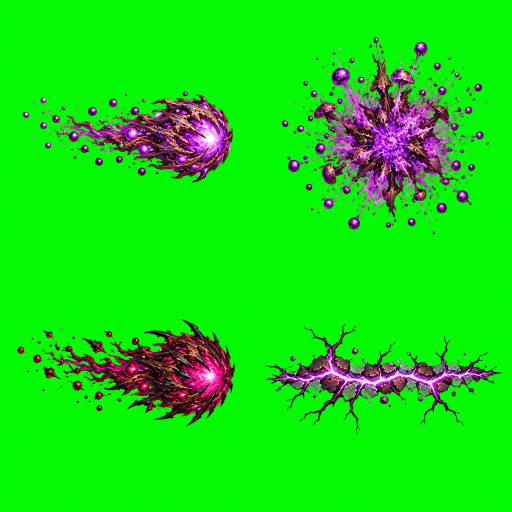
#> input picture build_tools/dungeons/blight_src/spore_projectiles.jpg, 1024 x 1024 px (shown at 1/2 size)
$ python build_blight_fx.py
#> lines starting #> are read from the running program, lines starting #| are printed output that depends on the picture; after the words box and inside, x2 and y2 are one past the last pixel; in counts of white or black regions, pixels touching at a corner belong together
### build_tools/dungeons/gkit.py
"""Shared helpers for the dungeon art kit builders (Old Granary Cellar first).

Everything here works on float32 numpy images.

* Chroma key: the paintings are made on flat pure green (about RGB 5,250,4).
  Alpha is estimated from the green excess, colour is un-mixed from the green
  (so no green fringe survives), the image is area-downsampled in
  premultiplied space, then alpha is cut to binary 0/255 and RGB is zeroed
  under alpha 0.
* Iso projection: a top-down square texture is mapped onto the 64x32 board
  diamond (top tip = texture corner (0,0), +x runs to the right tip).
"""
from __future__ import annotations

import json
import os

import cv2
import numpy as np
from PIL import Image

GREEN = np.array([5.0, 250.0, 4.0], np.float32)
HERE = os.path.dirname(os.path.abspath(__file__))
REPO = os.path.abspath(os.path.join(HERE, "..", ".."))
# Dungeon id -> its folder of chosen source paintings (next to this file).
DUNGEONS = {"old_granary_cellar": "granary_src", "frostspire_archive": "frostspire_src", "saltmaw_grotto": "saltmaw_src", "drowned_abbey": "abbey_src", "heart_of_the_blight": "blight_src"}
# GKIT_OUT_ROOT redirects every builder's output (used by check_granary_repro.py).
OUT_ROOT = os.environ.get("GKIT_OUT_ROOT") or os.path.join(REPO, "art", "pc", "dungeons")
DUNGEON = "old_granary_cellar"
SRC = os.path.join(HERE, "granary_src")
OUT = os.path.join(OUT_ROOT, DUNGEON)


def use(dungeon: str) -> None:
    """Point SRC/OUT (and so load_rgb, rel and every builder) at one dungeon."""
    global DUNGEON, SRC, OUT
    DUNGEON = dungeon
    SRC = os.path.join(HERE, DUNGEONS[dungeon])
    OUT = os.path.join(OUT_ROOT, dungeon)


# Open-world monster kits (package Z1): sources and output per level zone.
WORLD_ZONES = {"stoneford": "stoneford_src"}
WORLD_OUT_ROOT = os.environ.get("GKIT_WORLD_OUT_ROOT") or os.path.join(REPO, "art", "pc", "world")


# [6 lines left out: function use_world, not called in this run]


def load_rgb(name: str) -> np.ndarray:
    path = name if os.path.isabs(name) else os.path.join(SRC, name)
    return np.asarray(Image.open(path).convert("RGB"), np.float32)


def key_green(rgb: np.ndarray, lo: float = 18.0, hi: float = 200.0) -> np.ndarray:
    """RGB (0..255) on flat green -> premultiplied RGBA float (0..1).

    alpha = 1 at green excess <= lo, 0 at >= hi (excess = g - max(r, b)).
    The foreground colour is un-mixed from the known green and its green is
    clamped to max(r, b) + 12 on any partly-keyed pixel (despill).
    """
    r, g, b = rgb[..., 0], rgb[..., 1], rgb[..., 2]
    ex = g - np.maximum(r, b)
    a = 1.0 - np.clip((ex - lo) / (hi - lo), 0.0, 1.0)
    a = a.astype(np.float32)
    safe = np.maximum(a, 1e-3)[..., None]
    fg = (rgb - (1.0 - a[..., None]) * GREEN) / safe
    fg = np.clip(fg, 0, 255)
    part = a < 0.999
    cap = np.maximum(fg[..., 0], fg[..., 2]) + 12.0
    fg[..., 1] = np.where(part, np.minimum(fg[..., 1], cap), fg[..., 1])
    # Spill on solid pixels right next to the background.
    near = cv2.dilate((a < 0.5).astype(np.uint8), np.ones((5, 5), np.uint8)) > 0
    cap2 = np.maximum(fg[..., 0], fg[..., 2]) + 25.0
    fg[..., 1] = np.where(near, np.minimum(fg[..., 1], cap2), fg[..., 1])
    out = np.zeros(rgb.shape[:2] + (4,), np.float32)
    out[..., :3] = fg / 255.0 * a[..., None]
    out[..., 3] = a
    return out


MAGENTA = np.array([249.0, 3.0, 250.0], np.float32)


# [31 lines left out: functions key_magenta, despill_magenta, not called in this run]


def key_auto(rgb: np.ndarray) -> np.ndarray:
    c = rgb[:8, :8].reshape(-1, 3).mean(0)
    return key_magenta(rgb) if c[0] > 150 and c[2] > 150 and c[1] < 80 else key_green(rgb)


def clean_alpha(prem: np.ndarray, min_island: int = 400, fill_holes: int = 60) -> np.ndarray:
    """Drop small floating islands and fill pin holes (source resolution)."""
    a = (prem[..., 3] > 0.5).astype(np.uint8)
    n, lab, stats, _ = cv2.connectedComponentsWithStats(a, 8)
    keep = np.zeros(n, bool)
    for i in range(1, n):
        keep[i] = stats[i, cv2.CC_STAT_AREA] >= min_island
    mask = keep[lab]
    out = prem.copy()
    out[~mask] = 0
    if fill_holes:
        inv = (~mask).astype(np.uint8)
        n2, lab2, st2, _ = cv2.connectedComponentsWithStats(inv, 4)
        for i in range(1, n2):
            if st2[i, cv2.CC_STAT_AREA] < fill_holes:
                hole = lab2 == i
                blur = cv2.blur(out, (7, 7))
                wa = np.maximum(blur[..., 3:4], 1e-3)
                out[hole] = np.concatenate([blur[..., :3][hole] / wa[hole], np.ones((hole.sum(), 1), np.float32)], 1)
    return out


def crop_bbox(prem: np.ndarray, pad: int = 0):
    ys, xs = np.nonzero(prem[..., 3] > 0.02)
    y0, y1, x0, x1 = ys.min(), ys.max() + 1, xs.min(), xs.max() + 1
    y0, x0 = max(0, y0 - pad), max(0, x0 - pad)
    y1, x1 = min(prem.shape[0], y1 + pad), min(prem.shape[1], x1 + pad)
    return prem[y0:y1, x0:x1], (x0, y0, x1, y1)


def resize_prem(prem: np.ndarray, w: int, h: int) -> np.ndarray:
    interp = cv2.INTER_AREA if w < prem.shape[1] else cv2.INTER_CUBIC
    out = cv2.resize(prem, (int(w), int(h)), interpolation=interp)
    return np.clip(out, 0, 1)


def binarize(prem: np.ndarray, thr: float = 0.5) -> np.ndarray:
    """Premultiplied float -> straight uint8 RGBA with alpha 0/255, RGB 0 under 0."""
    a = prem[..., 3]
    on = a >= thr
    rgb = prem[..., :3] / np.maximum(a, 1e-4)[..., None]
    rgb = np.clip(rgb * 255.0 + 0.5, 0, 255).astype(np.uint8)
    out = np.zeros(prem.shape[:2] + (4,), np.uint8)
    out[..., :3] = np.where(on[..., None], rgb, 0)
    out[..., 3] = np.where(on, 255, 0)
    return out


def save_png(path: str, rgba: np.ndarray) -> None:
    os.makedirs(os.path.dirname(path), exist_ok=True)
    Image.fromarray(rgba).save(path, optimize=True)


# [46 lines left out: functions grade, diamond_mask, project_square, not called in this run]


def rel(path: str) -> str:
    return os.path.relpath(path, OUT).replace(os.sep, "/")


# [5 lines left out: function write_json, not called in this run]

### build_tools/dungeons/fx_kit.py
"""Shared builders for small effect pieces: one-cell floor hazard decals (the Granary's
toxic pool, the Frostspire frost patch) and projectile / impact sprites cut from a 2x2
sheet. Defaults are the Granary's; its output must stay byte-identical.
"""
import os

import cv2
import numpy as np

import gkit
from board_kit import addglow


def path(rel, two=False):
    d, f = os.path.split(rel)
    return os.path.join(gkit.OUT, d, "_2x", f) if two else os.path.join(gkit.OUT, rel)


# [39 lines left out: function cell_decal, not called in this run]


def projectile_sheet(src, specs, source_rel):
    """Cut sprites from a 2x2 sheet. specs: list of dicts with
    id, quad (qx, qy), size (1x width), kind ('projectile' | 'impact_effect'), star (None | 5),
    note, keep_main (bool), dust_fix (bool: pull leftover key tint to grey-brown), glow_col (or None).
    Returns the manifest entries."""
    rgb = gkit.load_rgb(src)
    prem = gkit.key_auto(rgb)
    H, W = rgb.shape[:2]
    out_entries = []
    for sp in specs:
        pid = sp["id"]
        qx, qy = sp["quad"]
        if sp.get("box"):  # optional explicit source box (x0, y0, x1, y1) px, for items that cross the sheet's half-lines
            bx0, by0, bx1, by1 = sp["box"]
            q = prem[by0:by1, bx0:bx1].copy()
        else:
            q = prem[qy * H // 2:(qy + 1) * H // 2, qx * W // 2:(qx + 1) * W // 2].copy()
        a = (q[..., 3] > 0.5).astype(np.uint8)
        n, lab, st, _ = cv2.connectedComponentsWithStats(a, 8)
        if sp.get("keep_main", True):
            main = 1 + int(np.argmax(st[1:, 4]))
            q[lab != main] = 0
        else:
            q = gkit.clean_alpha(q, min_island=sp.get("min_island", 6), fill_holes=0)
            if sp.get("dust_fix"):
                # Leftover magenta tint in the soft dust: pull those pixels to the dust's grey-brown.
                a3 = np.maximum(q[..., 3:4], 1e-4)
                c = q[..., :3] / a3
                pink = (c[..., 0] > c[..., 1] + 0.02) & (c[..., 2] > c[..., 1] - 0.03)
                lum = c.mean(-1, keepdims=True)
                dust = lum * np.array(sp.get("dust_col", [1.12, 1.0, 0.84]), np.float32)
                c = np.where(pink[..., None], np.clip(dust, 0, 1), c)
                q[..., :3] = c * a3
        star = sp.get("star") == 5
        rel = ("star5/" if star else "") + "board/projectiles/%s.png" % pid
        crop, _ = gkit.crop_bbox(q, pad=6)
        out = {}
        glow_col = sp.get("glow_col")
        gsize = sp.get("glow_size", 40)
        for k, two in ((1, False), (2, True)):
            tw = sp["size"] * k
            th = max(2, int(round(crop.shape[0] * tw / crop.shape[1])))
            im = gkit.binarize(gkit.resize_prem(crop, tw, th))
            m = 2 * k
            can = np.zeros((th + 2 * m, tw + 2 * m, 4), np.uint8)
            can[m:m + th, m:m + tw] = im
            gkit.save_png(path(rel, two), can)
            out[k] = [can.shape[1], can.shape[0]]
            if glow_col:
                gw = max(gsize, can.shape[1] // k + 16) * k if sp.get("glow_fit") else gsize * k
                gh = max(gsize, can.shape[0] // k + 16) * k if sp.get("glow_fit") else gsize * k
                gc = np.zeros((gh, gw), np.float32)
                al = (can[..., 3] > 0).astype(np.float32)
                y0 = (gh - can.shape[0]) // 2
                x0 = (gw - can.shape[1]) // 2
                gc[y0:y0 + can.shape[0], x0:x0 + can.shape[1]] = al
                g = np.clip(cv2.GaussianBlur(gc, (0, 0), 3 * k) * 1.5 + cv2.GaussianBlur(gc, (0, 0), 8 * k) * 1.4, 0, 1)
                gkit.save_png(path(rel.replace(".png", "_glow.png"), two), addglow(g, glow_col))
                out["g%d" % k] = [gw, gh]
        e = {"id": pid, "kind": sp.get("kind", "projectile"), "star": 5 if star else None,
             "file": rel, "file_2x": os.path.dirname(rel) + "/_2x/" + os.path.basename(rel),
             "size": out[1], "size_2x": out[2],
             "anchor": "centred: draw with the image centre on the flight point (projectile) or the hit point (puff)",
             "source": source_rel}
        if sp.get("note_first"):
            e["note"] = sp["note"]
        if glow_col:
            e["glow"] = rel.replace(".png", "_glow.png")
            e["glow_2x"] = os.path.dirname(rel) + "/_2x/" + os.path.basename(rel).replace(".png", "_glow.png")
            e["glow_size"] = out["g1"]
        if not sp.get("note_first"):
            e["note"] = sp["note"]
        out_entries.append(e)
    return out_entries

### build_tools/dungeons/board_kit.py
"""Generic combat-board kit builder (floor tiles, glowing pads, props, floor decals, backdrops).

One `Board` per dungeon; the per-dungeon scripts (build_granary_board.py,
build_frostspire_board.py) only hold the piece list and the numbers. The
defaults here are the Old Granary Cellar's, and the Granary output must stay
byte-identical (check_granary_repro.py).

Board math is board_view.gd / BoardVisualSort: cell centre
cell_to_local(x, y) = ((x - y) * 32, (x + y) * 16), 64x32 diamonds.

* Floor tiles: top-down slab paintings mapped onto the 64x32 diamond
  (and 128x64 for the 2x master). Each slab is cropped on its painted grout
  line, so neighbouring tiles share a full grout line and tile seamlessly.
  Draw like KoliseoArt full-bleed tiles: centred on the cell centre.
* Props: chroma-keyed paintings, image bottom-centre on the south tip of the
  south-most footprint cell (tile.gd `_paint_prop`).
* Decals (drain grate, rune circle): full footprint-diamond canvas, ground layer.
* Glows: additive RGB, binary alpha, black elsewhere.
* Backdrops: the room shell painting, affinely fitted so its painted key-colour
  floor matches the NxN board diamond, with the board diamond cut out (alpha 0)
  and the dark surround keyed out.
"""
import os

import cv2
import numpy as np

import gkit

WARM = (1.0, 0.66, 0.2)


# [6 lines left out: function key_excess, not called in this run]


def keyer(key):
    return gkit.key_magenta if key == "magenta" else gkit.key_green


def addglow(gray, col):
    g8 = np.clip(gray[..., None] * np.array(col, np.float32) * 255 + 0.5, 0, 255).astype(np.uint8)
    on = g8.max(-1) >= 3
    out = np.zeros(gray.shape + (4,), np.uint8)
    out[..., :3] = np.where(on[..., None], g8, 0)
    out[..., 3] = np.where(on, 255, 0)
    return out


# [42 lines left out: functions grout_crop, fit_floor_corners, not called in this run]


class Board:
    # [5 lines left out: function __init__, not called in this run]

    def _path(self, sub, part, name):
        return os.path.join(self.dir, part, sub, name) if sub else os.path.join(self.dir, part, name)

    # ------------------------------------------------------------ tiles
    # [260 lines left out: functions tile, pad_glow, prop, decal, extend_floor, backdrop, not called in this run]

    def write_meta(self, name):
        gkit.write_json(os.path.join(gkit.HERE, name), self.META)

### build_tools/dungeons/build_blight_fx.py
"""Heart of the Blight effect pieces.

Base:  spore_bolt, spore_impact (the Blight Horror's ranged attack), root_crack (the Root Wall beam),
       root_wall (1x1 blocking prop with rise / idle / wither strips, the Rotting Elder's signature).
Star 5 (the Crystal Colossus set, Mauro's pick B): crystal_shard, crystal_shard_impact (the Crystal Horror),
       crystal_wall (the Colossus's Root Wall, same strips), crystal_bloom (1-cell hazard pod with an 8-frame
       swell loop) and crystal_bloom_burst (8 frames over the pod cell and its 8 neighbours).

Outputs under art/pc/dungeons/heart_of_the_blight/ (every piece also has a _2x/ master):
  board/projectiles/spore_bolt, spore_impact, root_crack (+ _glow)
  board/props/root_wall.png (+ _glow), board/props/root_wall/{rise_f00..05, idle_f00, wither_f00..05}(+ _glow)
  star5/board/projectiles/crystal_shard, crystal_shard_impact (+ _glow)
  star5/board/props/crystal_wall.png (+ _glow) and star5/board/props/crystal_wall/... (as root_wall)
  star5/board/crystal_bloom.png (64x32) + crystal_bloom_glow.png (96x56), star5/board/crystal_bloom/swell_f00..07 (+ _glow)
  star5/board/crystal_bloom_burst/burst_f00..07.png (192x96, the 3x3 diamond) (+ _glow)
All keyed pieces are on flat green. Translucent violet haze over green keys out greyish (its alpha is over-estimated,
the Abbey's lesson with magenta), so violet_fix() puts every grey pixel of an effect back on a violet ramp.
"""
import os
import sys

import cv2
import numpy as np
from PIL import Image

sys.path.insert(0, os.path.dirname(os.path.abspath(__file__)))
import gkit  # noqa: E402
import fx_kit  # noqa: E402
import board_kit  # noqa: E402
from board_kit import addglow  # noqa: E402
from build_blight_board import violet_mask  # noqa: E402

META = {"decals": [], "glows": [], "projectiles": [], "walls": [], "anims": []}
VIOLET = (0.8, 0.38, 1.0)
CRYSTAL = (0.72, 0.42, 1.0)
SRC_REL = "build_tools/dungeons/blight_src/%s"
RISE, WITHER, SWELL, BURST = 6, 6, 8, 8


def load(rel):
    return np.asarray(Image.open(os.path.join(gkit.OUT, rel)).convert("RGBA")).copy()


def violet_fix(rel, ramp=((70, 20, 110), (190, 110, 255), (250, 225, 255)), two_too=True):
    """Recolour the grey (unsaturated) pixels of a cut effect onto a violet ramp by their luminance, 1x and 2x.
    The brown roots and bone of a piece are warm (red > green > blue) and are left alone."""
    for two in ((False, True) if two_too else (False,)):
        p = fx_kit.path(rel, two)
        im = np.asarray(Image.open(p).convert("RGBA")).copy()
        rgb = im[..., :3].astype(np.float32)
        r, g, b = rgb[..., 0], rgb[..., 1], rgb[..., 2]
        grey = (im[..., 3] > 0) & (np.abs(r - g) < 26) & (np.abs(b - g) < 30) & ~((r > g + 8) & (g > b + 4))
        greenish = (im[..., 3] > 0) & (g > np.maximum(r, b) + 4)
        sel = grey | greenish
        lum = rgb.mean(-1) / 255.0
        lo, mid, hi = (np.array(c, np.float32) for c in ramp)
        t = np.clip(lum * 1.3, 0, 1)[..., None]
        col = np.where(t < 0.6, lo + (mid - lo) * (t / 0.6), mid + (hi - mid) * ((t - 0.6) / 0.4))
        im[..., :3] = np.where(sel[..., None], np.clip(col + 0.5, 0, 255).astype(np.uint8), im[..., :3])
        gkit.save_png(p, im)


def projectiles():
    fly = ("spore_bolt: a glowing violet spore glob pointing along +x with a tail of spores; rotate it to the flight direction and fly it "
           "from the release point to the target at ~420 px/s board scale on a shallow arc (about 14 px of lift), no spin")
    specs = [
        {"id": "spore_bolt", "quad": (0, 0), "box": (30, 170, 480, 380), "size": 44, "glow_col": VIOLET, "glow_fit": True, "keep_main": False,
         "min_island": 30, "note": fly},
        {"id": "spore_impact", "quad": (1, 0), "box": (550, 60, 1000, 480), "size": 52, "kind": "impact_effect", "keep_main": False, "min_island": 30,
         "note": "one-shot spore burst: scale 0.6 -> 1.2 and fade alpha 1 -> 0 over ~0.3 s at the target's chest (about 40 px above the cell centre)"},
        {"id": "root_crack", "quad": (1, 1), "box": (520, 630, 1010, 880), "size": 96, "kind": "beam_effect", "glow_col": VIOLET, "glow_fit": True,
         "keep_main": False, "min_island": 30,
         "note": ("the Root Wall crack: a violet glowing crack along +x. On summon f07 draw one from staff_point's floor spot (the staff foot) to each "
                  "new wall cell: rotate to that direction, scale x to the distance / width, ground layer under units, fade out over f07-f12; its glow is "
                  "additive")},
    ]
    out = fx_kit.projectile_sheet("spore_projectiles.jpg", specs, SRC_REL % "spore_projectiles.jpg")
    violet_fix("board/projectiles/spore_impact.png")
    violet_fix("board/projectiles/spore_bolt.png")
    s5 = [
        {"id": "crystal_shard", "quad": (0, 0), "box": (10, 130, 500, 330), "size": 46, "star": 5, "glow_col": CRYSTAL, "glow_fit": True,
         "keep_main": False, "min_island": 30,
         "note": "the Crystal Horror's star-5 bolt: a violet crystal shard along +x; fly it like spore_bolt but straight (no arc), with its glow (add)"},
        {"id": "crystal_shard_impact", "quad": (1, 0), "box": (540, 20, 1000, 480), "size": 54, "star": 5, "kind": "impact_effect", "keep_main": False,
         "min_island": 30, "glow_col": CRYSTAL, "glow_fit": True,
         "note": "one-shot burst of crystal fragments: scale 0.6 -> 1.2 and fade over ~0.3 s at the target's chest"},
    ]
    out += fx_kit.projectile_sheet("crystal_projectiles.jpg", s5, SRC_REL % "crystal_projectiles.jpg")
    violet_fix("star5/board/projectiles/crystal_shard_impact.png")
    META["projectiles"].extend(out)


# --------------------------------------------------------------- walls (rise / idle / wither)

# [186 lines left out: functions cut_prop, wall_frames, walls, crystal_bloom, bloom_burst, not called in this run]


def build():
    gkit.use("heart_of_the_blight")
    for v in META.values():
        v.clear()
    projectiles()
#> in key_auto, `c = rgb[:8, :8].reshape(-1, 3).mean(0)`: c = [4.5, 248.5, 3.5]
#> in key_green, `part = a < 0.999`:
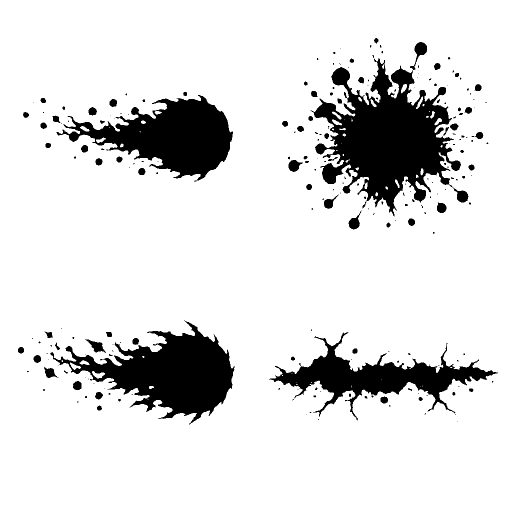
#> part: shape (1024, 1024) bool (shown at 1/2 size); 87% white; 227 black regions (148 under 20 px), largest, box (x1, y1, x2, y2) and area: (621, 84, 937, 433) 45861, (100, 641, 469, 849) 32044, (113, 190, 466, 363) 28191
#> in key_green, `near = cv2.dilate((a < 0.5).astype(np.uint8), np.ones((5, 5), np.uint8..`: near: shape (1024, 1024) bool; 88.3% white; 115 black regions (60 under 20 px), largest, box (x1, y1, x2, y2) and area: (629, 123, 920, 422) 42438, (144, 646, 468, 844) 28918, (137, 193, 464, 360) 25804
#> the loop in projectile_sheet, `for sp in specs:` made 3 passes
#> (y0 in crop_bbox, y1 in crop_bbox, x0 in crop_bbox, x1 in crop_bbox) on passes 1 to 3: (7, 201, 10, 442), (9, 406, 8, 424), (22, 235, 6, 487)
#> pass 1, in projectile_sheet, `n, lab, st, _ = cv2.connectedComponentsWithStats(a, 8)`:
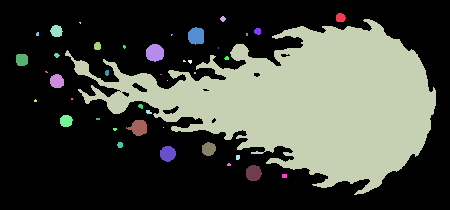
#> lab: shape (210, 450) int32; 42 distinct labels, from 0 to 41; one colour per label, 0 black
#> after the loop in projectile_sheet, `for sp in specs:`: a: shape (250, 490); values 0 (black) and 1 (white), 22.2% white; 37 white regions (24 under 20 px), largest, box (x1, y1, x2, y2) and area: (12, 28, 481, 229) 26200, (240, 162, 258, 178) 229, (184, 66, 196, 79) 131
#> after the loop in projectile_sheet, `for sp in specs:`:
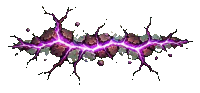
#> can: shape (93, 200, 4); mean R, G, B, A 25.6, 15.7, 24, 56.4; transparent parts drawn white
#> after the loop in projectile_sheet, `for sp in specs:`:
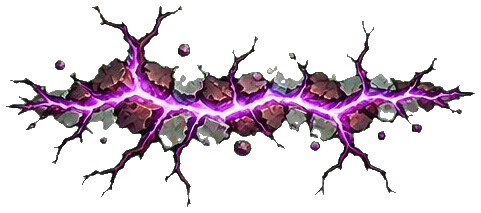
#> crop: shape (213, 481, 4) float32; mean R, G, B, A 0.114, 0.0697, 0.107, 0.252; transparent parts drawn white
#> after the loop in projectile_sheet, `for sp in specs:`:
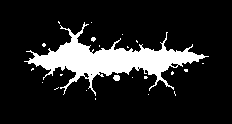
#> gc: shape (124, 232) float32; values 0 (black) and 1 (white), 14.3% white; 23 white regions (21 under 20 px), largest, box (x1, y1, x2, y2) and area: (24, 22, 209, 96) 3976, (113, 75, 120, 81) 35
#> after the loop in projectile_sheet, `for sp in specs:`:
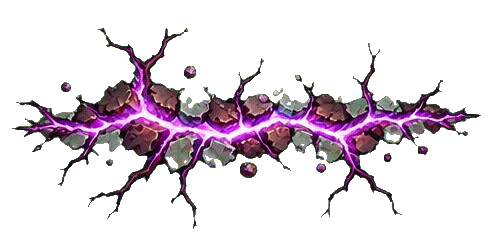
#> q: shape (250, 490, 4) float32; mean R, G, B, A 0.0951, 0.0583, 0.0892, 0.211; transparent parts drawn white
#> after the loop in projectile_sheet, `for sp in specs:`: out_entries = 3 items
#> in violet_fix, `grey = (im[..., 3] > 0) & (np.abs(r - g) < 26) & (np.abs(b - g) < 30) ..`: grey: shape (54, 56) bool; 2.9% white in thin lines or dots, all inside (x1, y1, x2, y2) = (7, 15, 47, 46)
#> in violet_fix, `greenish = (im[..., 3] > 0) & (g > np.maximum(r, b) + 4)`: greenish: shape (54, 56) bool; 0.17% white in thin lines or dots, all inside (x1, y1, x2, y2) = (22, 27, 45, 40)
#> in violet_fix, `lo, mid, hi = (np.array(c, np.float32) for c in ramp)`: lo = [70, 20, 110]; mid = [190, 110, 255]; hi = [250, 225, 255]
#> in violet_fix, `im[..., :3] = np.where(sel[..., None], np.clip(col + 0.5, 0, 255).asty..`:
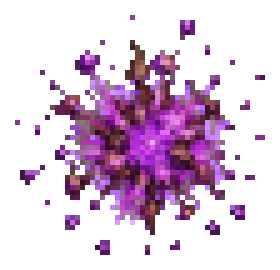
#> im: shape (54, 56, 4) (shown 5 times larger); mean R, G, B, A 39.8, 18.7, 39.2, 74.9; transparent parts drawn white
    walls()
    crystal_bloom()
    bloom_burst()
    return META


if __name__ == "__main__":
    import json
#> (the run stopped early here; a loop or call above may not have finished)
